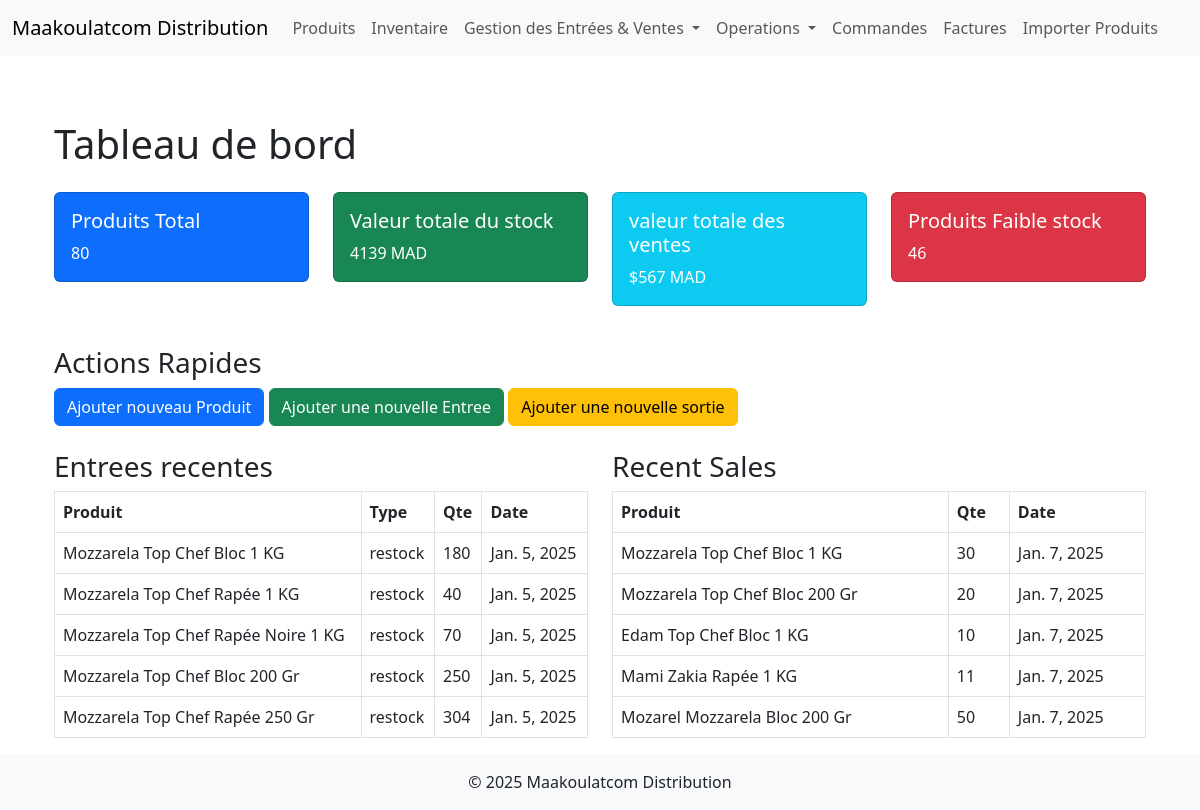
Before: / with the older database file.
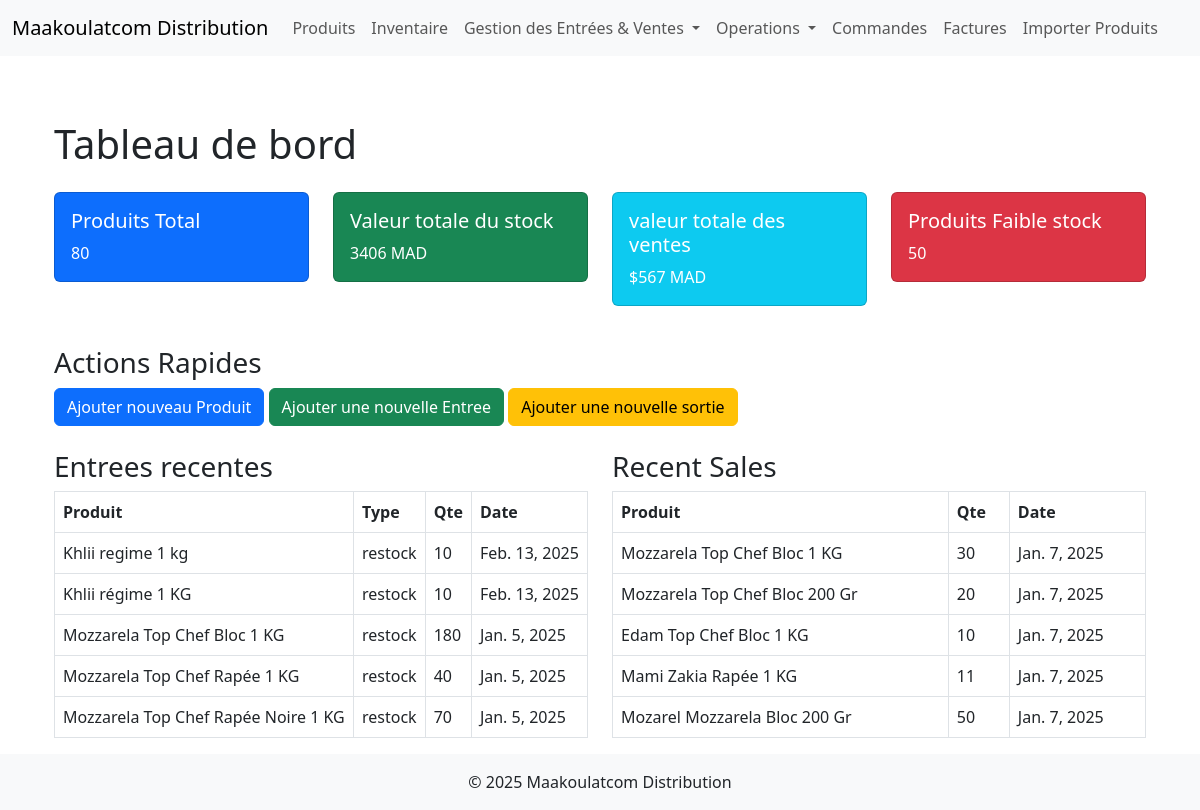
After: the same page with the newer database file.
### products/models.py (models this page shows, shortened)
class InventoryEntry(models.Model):
    ENTRY_TYPES = [
        ('restock', 'Entree'),
        ('return', 'Retour'),
    ]
    product = models.ForeignKey(Product, on_delete=models.CASCADE)
    entry_type = models.CharField(max_length=20, choices=ENTRY_TYPES)
    quantity = models.IntegerField()
    date = models.DateField(auto_now_add=True)

class Product(models.Model):
    CATEGORY_CHOICES = [
        ('Fromages', 'Fromages'),
        ('Sauces', 'Sauces'),
        ('Poisson', 'Poisson'),
        ('Poulet', 'Poulet'),
        ('Divers', 'Divers'),
    ]
    SUPPLIER_CHOICES = [
        ('Top Chef', 'Top Chef'),
        ('Ali', 'Ali'),
        ('Adnane', 'Adnane'),
        ('Yozi Food', 'Yozi Food'),
        ('Divers', 'Divers'),
    ]
    code = models.CharField(max_length=50, unique=True)
    name = models.CharField(max_length=100)
    name_ar = models.CharField(max_length=100, null=True, blank=True)
    purchase_price = models.DecimalField(max_digits=10, decimal_places=2)
    selling_price = models.DecimalField(max_digits=10, decimal_places=2)
    quantity = models.IntegerField(default=0)
    category = models.CharField(max_length=20, choices=CATEGORY_CHOICES, default='Divers')
    supplier = models.CharField(max_length=20, choices=SUPPLIER_CHOICES, default='Divers')

class SalesEntry(models.Model):
    product = models.ForeignKey(Product, on_delete=models.CASCADE)
    quantity = models.IntegerField()
    date = models.DateField(auto_now_add=True)

### products/views.py (the view)
# urls.py: path('', views.dashboard, name='dashboard'),
def dashboard(request):
    total_products = Product.objects.count()
    total_stock_value = Product.objects.aggregate(
        total_value=Sum('quantity', field="quantity * selling_price")
    )['total_value'] or 0
    total_sales_value = SalesEntry.objects.aggregate(
        total_sales=Sum('quantity', field="quantity * product__selling_price")
    )['total_sales'] or 0
    low_stock_products = Product.objects.filter(quantity__lt=5).count()
    recent_entries = InventoryEntry.objects.order_by('-date')[:5]
    recent_sales = SalesEntry.objects.order_by('-date')[:5]
    context = {
        'total_products': total_products,
        'total_stock_value': total_stock_value,
        'total_sales_value': total_sales_value,
        'low_stock_products': low_stock_products,
        'recent_entries': recent_entries,
        'recent_sales': recent_sales,
    }
    return render(request, 'inventory/dashboard.html', context)

### products/templates/inventory/dashboard.html (shortened to what this page needs)
{% extends 'products/base.html' %}
{% block content %}
<div class="container">
    <h1 class="mt-3">Tableau de bord</h1>
    <div class="row mt-4">
        <div class="col-md-3">
            <div class="card text-white bg-primary mb-3">
                <div class="card-body">
                    <h5 class="card-title">Produits Total</h5>
                    <p class="card-text">{{ total_products }}</p>
                </div>
            </div>
        </div>
        <div class="col-md-3">
            <div class="card text-white bg-success mb-3">
                <div class="card-body">
                    <h5 class="card-title">Valeur totale du stock</h5>
                    <p class="card-text">{{ total_stock_value }} MAD</p>
                </div>
            </div>
        </div>
        <div class="col-md-3">
            <div class="card text-white bg-info mb-3">
                <div class="card-body">
                    <h5 class="card-title">valeur totale des ventes</h5>
                    <p class="card-text">${{ total_sales_value }} MAD</p>
                </div>
            </div>
        </div>
        <div class="col-md-3">
            <div class="card text-white bg-danger mb-3">
                <div class="card-body">
                    <h5 class="card-title">Produits Faible stock</h5>
                    <p class="card-text">{{ low_stock_products }}</p>
                </div>
            </div>
        </div>
    </div>
    <div class="mt-4">
        <h3>Actions Rapides</h3>
        <a href="{% url 'products:product_form' %}" class="btn btn-primary">Ajouter nouveau Produit</a>
        <a href="{% url 'products:inventory_entry' %}" class="btn btn-success">Ajouter une nouvelle Entree</a>
        <a href="{% url 'products:sales_entry' %}" class="btn btn-warning">Ajouter une nouvelle sortie</a>
    </div>
    <div class="row mt-4">
        <div class="col-md-6">
            <h3>Entrees recentes</h3>
            <table class="table table-bordered">
                <thead>
                    <tr>
                        <th>Produit</th>
                        <th>Type</th>
                        <th>Qte</th>
                        <th>Date</th>
                    </tr>
                </thead>
                <tbody>
                    {% for entry in recent_entries %}
                    <tr>
                        <td>{{ entry.product.name }}</td>
                        <td>{{ entry.entry_type }}</td>
                        <td>{{ entry.quantity }}</td>
                        <td>{{ entry.date }}</td>
                    </tr>
                    {% endfor %}
                </tbody>
            </table>
        </div>
        <div class="col-md-6">
            <h3>Recent Sales</h3>
            <table class="table table-bordered">
                <thead>
                    <tr>
                        <th>Produit</th>
                        <th>Qte</th>
                        <th>Date</th>
                    </tr>
                </thead>
                <tbody>
                    {% for sale in recent_sales %}
                    <tr>
                        <td>{{ sale.product.name }}</td>
                        <td>{{ sale.quantity }}</td>
                        <td>{{ sale.date }}</td>
                    </tr>
                    {% endfor %}
                </tbody>
            </table>
        </div>
    </div>
</div>
{% endblock %}

Changed rows visible on the page:
no longer on this page (row unchanged): InventoryEntry: product.name "Mozzarela Top Chef Bloc 200 Gr", entry_type "restock", quantity "250", date "Jan. 5, 2025"
no longer on this page (row unchanged): InventoryEntry: product.name "Mozzarela Top Chef Rapée 250 Gr", entry_type "restock", quantity "304", date "Jan. 5, 2025"
added InventoryEntry: product.name "Khlii regime 1 kg", entry_type "restock", quantity "10", date "Feb. 13, 2025"
added InventoryEntry: product.name "Khlii régime 1 KG", entry_type "restock", quantity "10", date "Feb. 13, 2025"
Other visible differences:
{{ total_stock_value }}: "4139" → "3406"
{{ low_stock_products }}: "46" → "50"
